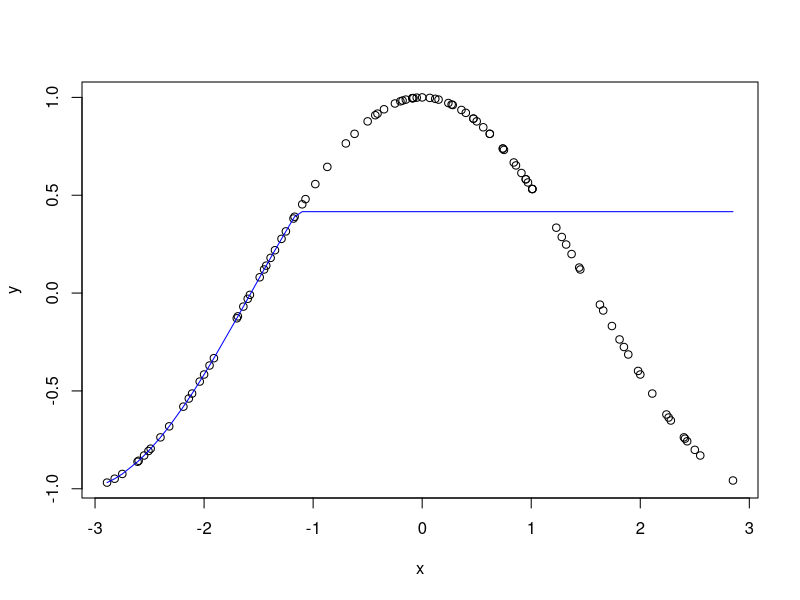

Here is the R script that generated this plot:
pava <- function(x, y, plot = TRUE, antitonic = FALSE) {
  if (antitonic) y <- -y

  y <- y[order(x)]
  y_all <- y
  x <- sort(x)
  y <- tapply(y, x, mean)
  w <- tapply(x, x, length)
  m <- length(y)
  k <- 0
  b <- 0
  s <- integer(m)
  g <- numeric(m)
  v <- numeric(m)
  
  while (k < m) {
    k <- k + 1
    vnew <- w[k]
    Gnew <- w[k] * y[k]
    
    while (k < m && y[k + 1] <= y[k]) {
      k <- k + 1
      vnew <- vnew + w[k]
      Gnew <- Gnew + w[k] * y[k]
    }
    
    b <- b + 1
    s[b] <- k
    g[b] <- Gnew / vnew
    v[b] <- vnew
    
    while (b > 1 && g[b] <= g[b - 1]) {
      s[b - 1] <- k
      vtemp <- v[b - 1] + v[b]
      g[b - 1] <- (v[b - 1] * g[b - 1] + v[b] * g[b]) / vtemp
      v[b - 1] <- vtemp
      b <- b - 1
    }
  }
  
  f <- numeric(m)
  start <- 1
  for (a in 1:b) {
    end <- s[a]
    f[start:end] <- g[a]
    start <- end + 1
  }
  
  if (antitonic) {
    y_all <- -y_all
    f <- -f
  }
  
  if (plot) {
    plot(x, y_all, xlab = "x", ylab = "y")
    lines(unique(x), f, col = "blue")
  }
  
  list(
    x_vals = unique(x),
    y_fit  = f
  )
}

iso_predict <- function(pava_fit, x_new) {
  approx(pava_fit$x_vals, pava_fit$y_fit, xout = x_new, method = "linear")$y
}

x <- runif(100, -3, 3) |> round(2)
y <- cos(x)
pava_fit <- pava(x, y, antitonic = FALSE)
x_new <- c(-2, 0.5, 2.5)
iso_predict(pava_fit, x_new)
